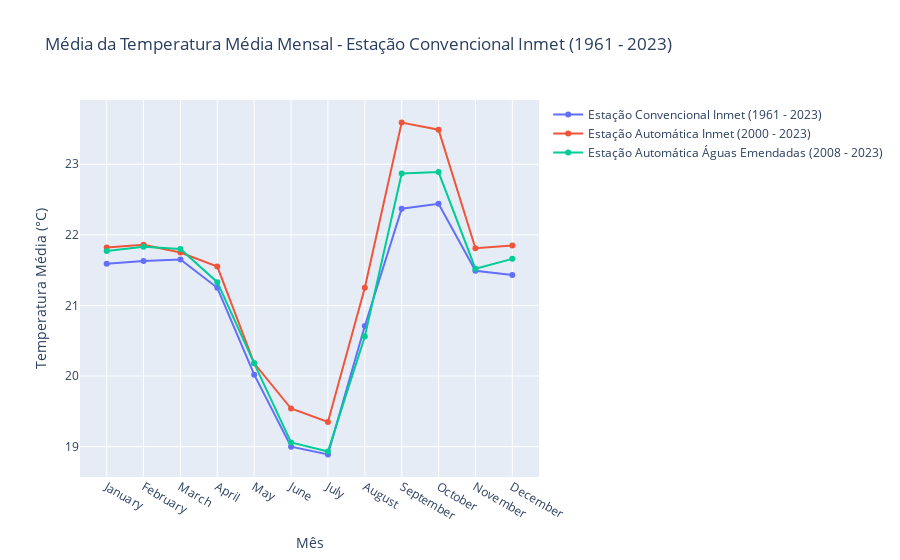

Source (notebook cell):
### Code cell
fig = go.Figure()

fig.add_trace(go.Scatter(x=df_est_bsb_conv_temp_mes['MÊS'], 
                         y=round(df_est_bsb_conv_temp_mes['TEMPERATURA MEDIA COMPENSADA, DIARIA(°C)'],2), 
                         mode='lines+markers', 
                         name='Estação Convencional Inmet (1961 - 2023)'))
fig.add_trace(go.Scatter(x=df_est_bsb_aut_temp_mes['MÊS'],
                         y=round(df_est_bsb_aut_temp_mes['TEMPERATURA MEDIA, DIARIA (AUT)(°C)'],2), 
                         mode='lines+markers', 
                         name= 'Estação Automática Inmet (2000 - 2023)'))
fig.add_trace(go.Scatter(x=df_est_emendadas_aut_temp_mes['MÊS'], 
                         y=round(df_est_emendadas_aut_temp_mes['TEMPERATURA MEDIA, DIARIA (AUT)(°C)'],2), 
                         mode='lines+markers', 
                         name='Estação Automática Águas Emendadas (2008 - 2023)'))


fig.update_layout(title='Média da Temperatura Média Mensal - Estação Convencional Inmet (1961 - 2023)', xaxis_title='Mês', yaxis_title='Temperatura Média (°C)')

### Figure 1 — Plotly figure (JSON) as saved in the notebook; plotly's stock layout.template omitted (floating-point values rounded to 4 significant figures)
{"data": [{"mode": "lines+markers", "name": "Estação Convencional Inmet (1961 - 2023)", "type": "scatter", "x": ["January", "February", "March", "April", "May", "June", "July", "August", "September", "October", "November", "December"], "y": [21.59, 21.63, 21.65, 21.25, 20.02, 19, 18.89, 20.71, 22.37, 22.44, 21.49, 21.43]}, {"mode": "lines+markers", "name": "Estação Automática Inmet (2000 - 2023)", "type": "scatter", "x": ["January", "February", "March", "April", "May", "June", "July", "August", "September", "October", "November", "December"], "y": [21.82, 21.86, 21.75, 21.55, 20.18, 19.54, 19.35, 21.25, 23.59, 23.49, 21.81, 21.85]}, {"mode": "lines+markers", "name": "Estação Automática Águas Emendadas (2008 - 2023)", "type": "scatter", "x": ["January", "February", "March", "April", "May", "June", "July", "August", "September", "October", "November", "December"], "y": [21.77, 21.83, 21.8, 21.33, 20.18, 19.06, 18.93, 20.56, 22.87, 22.89, 21.52, 21.66]}], "layout": {"title": {"text": "Média da Temperatura Média Mensal - Estação Convencional Inmet (1961 - 2023)"}, "xaxis": {"title": {"text": "Mês"}}, "yaxis": {"title": {"text": "Temperatura Média (°C)"}}}}
